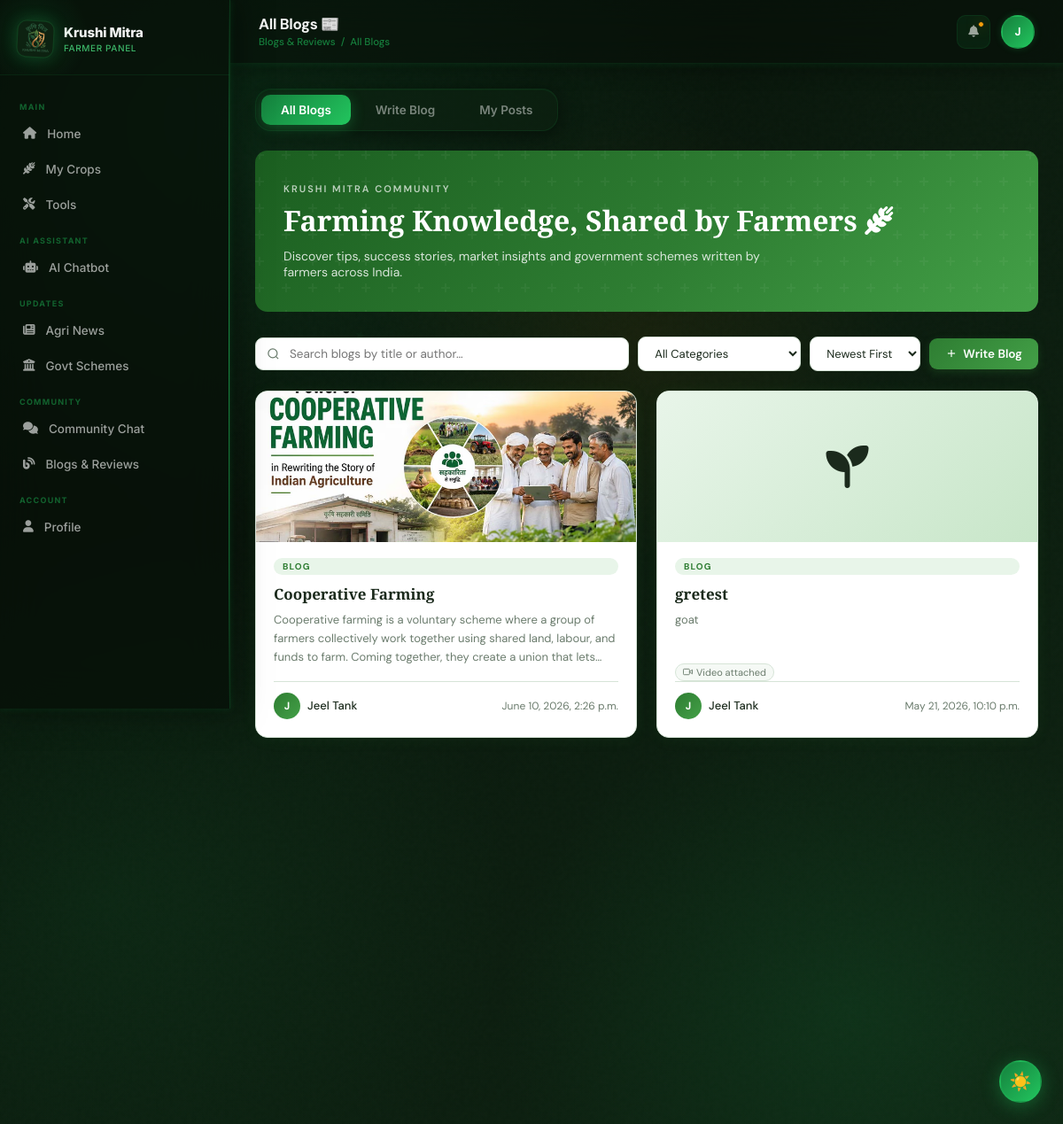
Page /farmer_blogs (signed in) on the committed database.
### farmer/models.py (models this page shows)
class User(AbstractUser):
    ROLE_CHOICES = (
        ('Farmer', 'Farmer'),
        ('Buyer', 'Buyer'),
        ('Subadmin', 'Subadmin')
    )
    name = models.CharField(max_length=255)
    role = models.CharField(max_length=20, choices=ROLE_CHOICES)
    email = models.EmailField(unique=True,blank=True, null=True)
    city = models.CharField(max_length=100, blank=True, null=True)
    contact = models.CharField(max_length=10, unique=True , blank=True, null=True)
    password = models.CharField(max_length=128)
    is_active = models.BooleanField(default=False)
    scheduled_deletion_date = models.DateTimeField(null=True, blank=True)
    def __str__(self):
        if self.email:
            return self.email
        elif self.contact:
            return self.contact
        return "No Data"

class bloag(models.Model):
    user =  models.ForeignKey(User,on_delete=models.CASCADE,related_name='posted_by')
    title = models.CharField(max_length=20, unique=True, blank=True, null=True)
    content = models.TextField()
    image = models.FileField(upload_to='bloag/images/', null=True, blank=True)
    video = models.FileField(upload_to='bloag/videos/', null=True, blank=True)
    created_at = models.DateTimeField(auto_now_add=True)
    def __str__(self):
        return f"{self.user} --> {self.title}"

### farmer/views.py (the view)
        def wrapper(request, *args, **kwargs):
            if "contact" in request.session:
                try:
                    user = User.objects.get(contact=request.session['contact'])
                    request.uid = user
                    if user.role not in allowed_roles:
                        messages.error(request, "Access Denied")
                        return redirect('login')
                    return view_function(request, *args, **kwargs)
                except User.DoesNotExist:
                    return redirect('login')
            return redirect('login')

### farmer/views.py (called while the page is built)
def check_login(allowed_roles):
    def decorator(view_function):
        def wrapper(request, *args, **kwargs):
            if "contact" in request.session:
                try:
                    user = User.objects.get(contact=request.session['contact'])
                    request.uid = user
                    if user.role not in allowed_roles:
                        messages.error(request, "Access Denied")
                        return redirect('login')
                    return view_function(request, *args, **kwargs)
                except User.DoesNotExist:
                    return redirect('login')
            return redirect('login')
        return wrapper
    return decorator

@check_login(['Farmer'])
def farmer_blogs(request):
    uid = request.uid
    all_blogs = bloag.objects.exclude(user=uid).order_by('-created_at')
    print(all_blogs)
    context = { 'uid' : uid , 'all_blogs' : all_blogs}
    return render(request, "farmer/view_blogs.html",context)

### farmer/templates/farmer/view_blogs.html (shortened to what this page needs)
{% load static %}
<!DOCTYPE html>
<html lang="en">
<head>
  <link rel="stylesheet" href="{% static 'farmer/css/farmer.css' %}">
  <link rel="stylesheet" href="{% static 'farmer/css/animations.css' %}">
  <link rel="stylesheet" href="{% static 'farmer/css/blog.css' %}">
  <link rel="stylesheet" href="https://cdnjs.cloudflare.com/ajax/libs/font-awesome/6.4.0/css/all.min.css">
</head>
<body>
  <aside class="sidebar">
    <div class="sidebar-logo">
      <img src="{% static 'farmer/images/krushi_mitra_logo.png' %}" alt="Krushi Mitra" />
      <div class="brand">Krushi Mitra <span>Farmer Panel</span></div>
    </div>
    <nav class="sidebar-nav">
      <div class="nav-section-title">Main</div>
      <a href="{% url 'farmer_home' %}"    class="nav-item" id="nav-home"><i class="fa-solid fa-house"></i><span>Home</span></a>
      <a href="{% url 'farmer_crops' %}"   class="nav-item" id="nav-crops"><i class="fa-solid fa-wheat-awn"></i><span>My Crops</span></a>
      <a href="{% url 'farmer_tools' %}"   class="nav-item" id="nav-tools"><i class="fa-solid fa-screwdriver-wrench"></i><span>Tools</span></a>
      <div class="nav-section-title">AI Assistant</div>
      <a href="{% url 'farmer_chatbot' %}" class="nav-item" id="nav-chatbot"><i class="fa-solid fa-robot"></i><span>AI Chatbot</span></a>
      <div class="nav-section-title">Updates</div>
      <a href="{% url 'news' %}"           class="nav-item" id="nav-news"><i class="fa-solid fa-newspaper"></i><span>Agri News</span></a>
      <a href="{% url 'gov_info' %}"       class="nav-item" id="nav-gov"><i class="fa-solid fa-building-columns"></i><span>Govt Schemes</span></a>
      <div class="nav-section-title">Community</div>
      <a href="{% url 'community_chat' %}" class="nav-item" id="nav-community"><i class="fa-solid fa-comments"></i><span>Community Chat</span></a>
      <a href="{% url 'farmer_blogs' %}"   class="nav-item" id="nav-blogs" class="nav-item active"><i class="fa-solid fa-blog"></i><span>Blogs &amp; Reviews</span></a>
      <div class="nav-section-title">Account</div>
      <a href="{% url 'farmer_profile' %}" class="nav-item" id="nav-profile"><i class="fa-solid fa-user"></i><span>Profile</span></a>
    </nav>
  </aside>
  <div class="main blog-module">
    <header class="topbar">
      <div class="topbar-left">
        <div>
          <div class="page-title">All Blogs 📰</div>
          <div class="breadcrumb">
            <a href="{% url 'farmer_blogs' %}">Blogs & Reviews</a>
            &nbsp;/&nbsp;
            <span>All Blogs</span>
          </div>
        </div>
      </div>
      <div class="topbar-right">
        <button class="topbar-icon-btn" title="Notifications"><i class="fa-solid fa-bell"></i><span class="badge"></span></button>
        <div class="avatar">{{ uid.name|make_list|first|upper }}</div>
      </div>
    </header>
    <div class="page-content">
      <div class="tabs" style="margin-bottom:0;">
        <a href="{% url 'farmer_blogs' %}" class="tab-btn active">All Blogs</a>
        <a href="{% url 'write_blog' %}" class="tab-btn">Write Blog</a>
        <a href="{% url 'my_posts' %}" class="tab-btn">My Posts</a>
      </div>
      <div class="blog-hero" style="margin-top:22px;">
        <div class="blog-hero-eyebrow">Krushi Mitra Community</div>
        <h1>Farming Knowledge, Shared by Farmers <i class="fa-solid fa-wheat-awn"></i></h1>
        <p>Discover tips, success stories, market insights and government schemes written by farmers across India.</p>
      </div>
      <div class="blog-filter-bar">
        <input class="blog-search-input" type="text" placeholder="Search blogs by title or author…"
          data-translate-placeholder="searchBlogs" />
        <select class="blog-filter-select" name="category">
          <option value="">All Categories</option>
        </select>
        <select class="blog-filter-select" name="sort">
          <option value="newest">Newest First</option>
        </select>
        <a href="{% url 'write_blog' %}" class="b-btn b-btn-primary" style="white-space:nowrap;">
          <svg viewBox="0 0 24 24" fill="none" stroke="currentColor" stroke-width="2" width="14" height="14">
            <line x1="12" y1="5" x2="12" y2="19" />
            <line x1="5" y1="12" x2="19" y2="12" />
          </svg>
          Write Blog
        </a>
      </div>
      <div class="blog-grid">
        {% for blog in all_blogs %}
        <div class="b-card">
          {% if blog.image %}
          <img class="b-card-thumb" src="{{ blog.image.url }}" alt="{{ blog.title }}" />
          {% else %}
          <div class="b-card-thumb-placeholder"><i class="fa-solid fa-seedling"></i></div>
          {% endif %}
          <div class="b-card-body">
            <span class="b-card-cat">Blog</span>
            <div class="b-card-title">{{ blog.title }}</div>
            <div class="b-card-excerpt">{{ blog.content }}</div>
            {% if blog.video %}
            <div class="b-media-badges">
              <div class="b-media-badge">
                <svg viewBox="0 0 24 24" fill="none" stroke="currentColor" stroke-width="2" width="11" height="11">
                  <polygon points="23 7 16 12 23 17 23 7" />
                  <rect x="1" y="5" width="15" height="14" rx="2" ry="2" />
                </svg>
                Video attached
              </div>
            </div>
            {% endif %}
            <div class="b-card-footer">
              <div class="b-card-author">
                <div class="b-card-avatar">{{ blog.user.name|first|upper }}</div>
                {{ blog.user.name }}
              </div>
              <div class="b-card-date">{{ blog.created_at }}</div>
            </div>
          </div>
        </div>
        {% endfor %}
      </div>
    </div>
  </div>
</body>
</html>

### farmer/static/farmer/css/animations.css (style rules this page uses)
.page-content { animation: fadeInUp 0.55s cubic-bezier(0, 0, 0.2, 1) forwards; }
.nav-item { transition: background 0.22s cubic-bezier(0.4, 0, 0.2, 1), color 0.22s cubic-bezier(0.4, 0, 0.2, 1), transform 0.22s cubic-bezier(0.34, 1.56, 0.64, 1), box-shadow 0.22s cubic-bezier(0.4, 0, 0.2, 1); }
.product-card .card-img img, .blog-card .blog-img img, .b-card-thumb { transition: transform 0.65s cubic-bezier(0.4, 0, 0.2, 1); }
.topbar { transition: background 0.3s ease, backdrop-filter 0.3s ease, box-shadow 0.3s ease; }
.sidebar { transition: transform 0.4s cubic-bezier(0.34, 1.2, 0.64, 1), box-shadow 0.3s ease; }

### rows in the picture
User: name|make_list "J"
bloag: image (picture), title "Cooperative Farming", content "Cooperative farming is a voluntary scheme where a group of farmers collectively work together using shared land, labour, and funds to farm. Coming together, they create a union that…", user.name|first "J", user.name "Jeel Tank", created_at "June 10, 2026, 2:26 p.m."
bloag: title "gretest", content "goat", shows "Video attached", user.name|first "J", user.name "Jeel Tank", created_at "May 21, 2026, 10:10 p.m."
